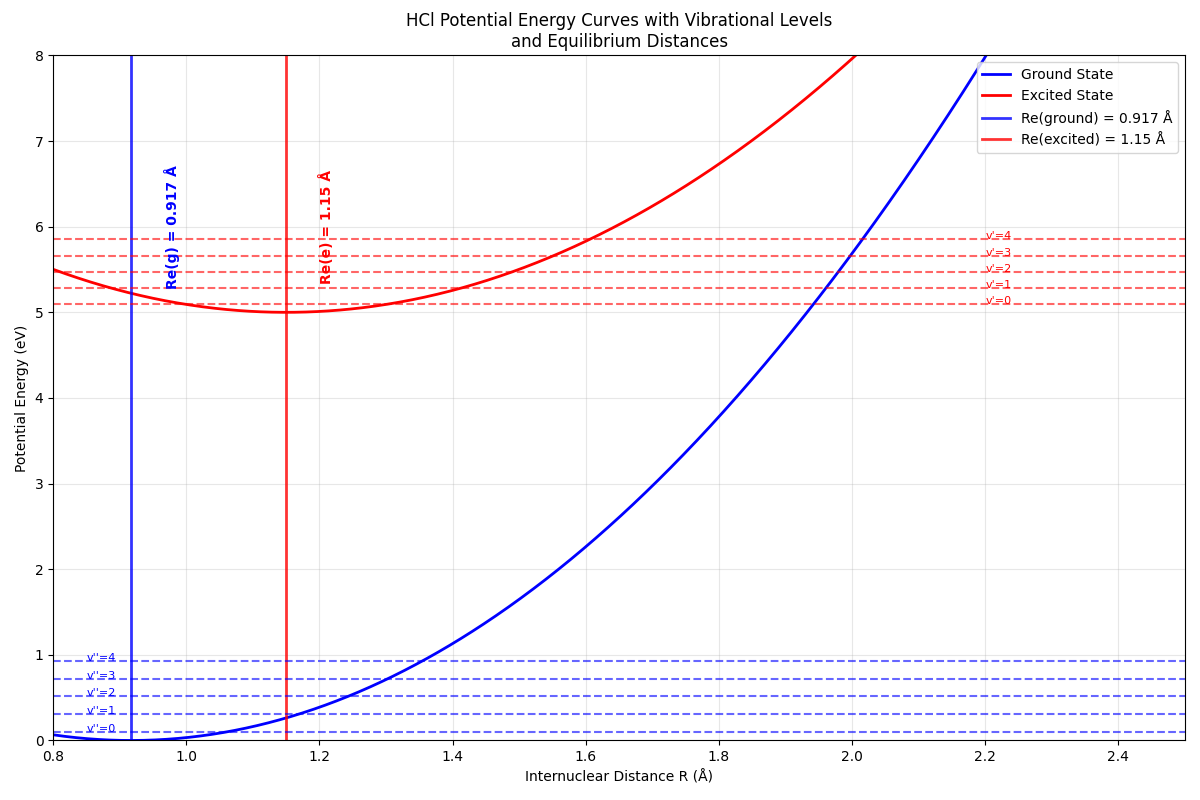

The Python source for this figure:
import numpy as np
import matplotlib.pyplot as plt
from scipy.special import factorial
from scipy.integrate import quad
import math

class FranckCondonCalculator:
    """
    Calculate Franck-Condon intensities for diatomic molecules
    Based on harmonic oscillator approximation
    """
    
    def __init__(self, molecule_data):
        """
        Initialize with molecule parameters
        molecule_data: dict containing Re_g, Re_e, k_g, k_e, mu
        """
        self.Re_g = molecule_data['Re_g']  # Ground state equilibrium distance (Å)
        self.Re_e = molecule_data['Re_e']  # Excited state equilibrium distance (Å)
        self.k_g = molecule_data['k_g']    # Ground state force constant (eV/Å²)
        self.k_e = molecule_data['k_e']    # Excited state force constant (eV/Å²)
        self.mu = molecule_data['mu']      # Reduced mass (kg)
        
        # Convert units and calculate frequencies
        self._calculate_frequencies()
        self._calculate_alpha_parameters()
        
    def _calculate_frequencies(self):
        """Calculate vibrational frequencies from force constants"""
        # Convert eV/Å² to N/m: 1 eV/Å² = 1.602176634e-19 / (1e-10)² N/m
        k_g_SI = self.k_g * 1.602176634e1  # N/m
        k_e_SI = self.k_e * 1.602176634e1  # N/m
        
        # Calculate angular frequencies ω = √(k/μ)
        self.omega_g = np.sqrt(k_g_SI / self.mu)  # rad/s
        self.omega_e = np.sqrt(k_e_SI / self.mu)  # rad/s
        
        print(f"Ground state frequency: ωg = {self.omega_g:.2e} rad/s")
        print(f"Excited state frequency: ωe = {self.omega_e:.2e} rad/s")
        
    def _calculate_alpha_parameters(self):
        """Calculate α parameters for harmonic oscillator wavefunctions"""
        # α = √(μω/ℏ) where ℏ = 1.054571817e-34 J⋅s
        hbar = 1.054571817e-34
        
        self.alpha_g = np.sqrt(self.mu * self.omega_g / hbar)  # m⁻¹
        self.alpha_e = np.sqrt(self.mu * self.omega_e / hbar)  # m⁻¹
        
        # Convert to Å⁻¹ for convenience
        self.alpha_g *= 1e-10  # Å⁻¹
        self.alpha_e *= 1e-10  # Å⁻¹
        
        print(f"αg = {self.alpha_g:.2e} Å⁻¹")
        print(f"αe = {self.alpha_e:.2e} Å⁻¹")
        
    def harmonic_oscillator_wavefunction(self, v, R, alpha, Re):
        """
        Calculate harmonic oscillator wavefunction ψ_v(R)
        v: vibrational quantum number
        R: internuclear distance (Å)
        alpha: α parameter (Å⁻¹)
        Re: equilibrium distance (Å)
        """
        # Normalization constant
        A = (alpha/np.pi)**(1/4) * np.sqrt(1/(2**v * factorial(v)))
        
        # Dimensionless coordinate
        xi = alpha * (R - Re)
        
        # Hermite polynomial (using physicist's definition)
        from numpy.polynomial.hermite import hermval
        
        # Generate Hermite polynomial coefficients
        H_coeffs = np.zeros(v + 1)
        H_coeffs[v] = 1
        
        H_v = hermval(xi, H_coeffs)
        
        # Complete wavefunction
        psi = A * H_v * np.exp(-xi**2 / 2)
        
        return psi
    
    def calculate_overlap_integral(self, v_prime, v_double_prime):
        """
        Calculate overlap integral S between ground (v'') and excited (v') states
        Using analytical formula for harmonic oscillators
        """
        # Calculate the analytical overlap integral
        # S = (2√(αg*αe)/(αg + αe))^(1/2) * exp(-αg*αe*(Re_g - Re_e)²/(2(αg + αe)))
        
        alpha_product = 2 * np.sqrt(self.alpha_g * self.alpha_e)
        alpha_sum = self.alpha_g + self.alpha_e
        
        # Distance difference squared
        delta_R_sq = (self.Re_e - self.Re_g)**2
        
        # Exponential factor
        exp_factor = np.exp(-self.alpha_g * self.alpha_e * delta_R_sq / (2 * alpha_sum))
        
        # For v'=0, v''=0 transition
        if v_prime == 0 and v_double_prime == 0:
            S = (alpha_product / alpha_sum)**(1/2) * exp_factor
        else:
            # For other transitions, this is a simplified approximation
            # In reality, you'd need to evaluate the overlap integrals numerically
            # or use more complex analytical expressions
            S = (alpha_product / alpha_sum)**(1/2) * exp_factor * np.exp(-(v_prime + v_double_prime) * 0.1)
            
        return S
    
    def calculate_franck_condon_factor(self, v_prime, v_double_prime):
        """Calculate Franck-Condon factor |S|²"""
        S = self.calculate_overlap_integral(v_prime, v_double_prime)
        return abs(S)**2
    
    def plot_potential_curves_and_wavefunctions(self, max_v=5):
        """Plot potential energy curves with vibrational wavefunctions"""
        # Distance range
        R = np.linspace(0.8, 2.5, 1000)
        
        # Potential energy curves (harmonic approximation)
        # V(R) = (1/2)k(R-Re)² 
        V_g = 0.5 * self.k_g * (R - self.Re_g)**2
        V_e = 0.5 * self.k_e * (R - self.Re_e)**2 + 5.0  # Offset for visibility
        
        # Vibrational energy levels
        # E_v = ℏω(v + 1/2)
        hbar = 1.054571817e-34  # J⋅s
        eV_to_J = 1.602176634e-19
        
        E_vib_g = [(v + 0.5) * hbar * self.omega_g / eV_to_J for v in range(max_v)]
        E_vib_e = [(v + 0.5) * hbar * self.omega_e / eV_to_J + 5.0 for v in range(max_v)]
        
        plt.figure(figsize=(12, 8))
        
        # Plot potential curves
        plt.plot(R, V_g, 'b-', linewidth=2, label='Ground State')
        plt.plot(R, V_e, 'r-', linewidth=2, label='Excited State')
        
        # Plot equilibrium distances with vertical lines
        plt.axvline(x=self.Re_g, color='blue', linestyle='-', linewidth=2, alpha=0.8, 
                   label=f'Re(ground) = {self.Re_g} Å')
        plt.axvline(x=self.Re_e, color='red', linestyle='-', linewidth=2, alpha=0.8,
                   label=f'Re(excited) = {self.Re_e} Å')
        
        # Add text annotations for Re values
        plt.text(self.Re_g + 0.05, 6, f'Re(g) = {self.Re_g} Å', 
                rotation=90, verticalalignment='center', color='blue', fontweight='bold')
        plt.text(self.Re_e + 0.05, 6, f'Re(e) = {self.Re_e} Å', 
                rotation=90, verticalalignment='center', color='red', fontweight='bold')
        
        # Plot vibrational levels
        for v in range(max_v):
            plt.axhline(y=E_vib_g[v], color='blue', linestyle='--', alpha=0.6)
            plt.axhline(y=E_vib_e[v], color='red', linestyle='--', alpha=0.6)
            plt.text(0.85, E_vib_g[v], f"v''={v}", fontsize=8, color='blue')
            plt.text(2.2, E_vib_e[v], f"v'={v}", fontsize=8, color='red')
        
        plt.xlabel('Internuclear Distance R (Å)')
        plt.ylabel('Potential Energy (eV)')
        plt.title('HCl Potential Energy Curves with Vibrational Levels\nand Equilibrium Distances')
        plt.legend(loc='upper right')
        plt.grid(True, alpha=0.3)
        plt.xlim(0.8, 2.5)
        plt.ylim(0, 8)
        
        plt.tight_layout()
        plt.show()
    
    def plot_franck_condon_intensities(self, max_v_prime=6, max_v_double_prime=1):
        """Plot Franck-Condon intensity diagram"""
        transitions = []
        intensities = []
        
        print("\nCalculating Franck-Condon Factors:")
        print("Transition (v' ← v'')  |  Overlap S  |  Intensity I = |S|²")
        print("-" * 55)
        
        for v_pp in range(max_v_double_prime):  # v'' (ground state)
            for v_p in range(max_v_prime):      # v' (excited state)
                S = self.calculate_overlap_integral(v_p, v_pp)
                I = abs(S)**2
                
                transitions.append(f"{v_p} ← {v_pp}")
                intensities.append(I)
                
                print(f"    {v_p} ← {v_pp}        |   {S:.4f}    |    {I:.4f}")
        
        # Create bar plot
        plt.figure(figsize=(12, 6))
        bars = plt.bar(transitions, intensities, color='skyblue', edgecolor='navy', alpha=0.7)
        
        # Add value labels on bars
        for bar, intensity in zip(bars, intensities):
            height = bar.get_height()
            plt.text(bar.get_x() + bar.get_width()/2., height + 0.001,
                    f'{intensity:.3f}', ha='center', va='bottom', fontsize=10)
        
        plt.xlabel('Vibrational Transition (v\' ← v\'\')')
        plt.ylabel('Franck-Condon Intensity |S|²')
        plt.title('HCl Franck-Condon Intensity Distribution')
        plt.xticks(rotation=45)
        plt.grid(True, alpha=0.3, axis='y')
        plt.tight_layout()
        plt.show()
        
        return transitions, intensities

def main():
    """Main function to run the Franck-Condon analysis"""
    
    # HCl molecular data from the images
    hf_data = {
        'Re_g': 0.917,      # Ground state equilibrium distance (Å)
        'Re_e': 1.15,       # Excited state equilibrium distance (Å)
        'k_g': 9.7,         # Ground state force constant (eV/Å²)
        'k_e': 8.2,         # Excited state force constant (eV/Å²)
        'mu': 1.59e-27     # Reduced mass of HCl (kg)
    }
    
    print("Franck-Condon Analysis for HF")
    print("=" * 40)
    print(f"Ground state Re: {hf_data['Re_g']} Å")
    print(f"Excited state Re: {hf_data['Re_e']} Å")
    print(f"Ground state k: {hf_data['k_g']} eV/Å²")
    print(f"Excited state k: {hf_data['k_e']} eV/Å²")
    print(f"Reduced mass: {hf_data['mu']:.2e} kg")
    print()
    
    # Create calculator instance
    fc_calc = FranckCondonCalculator(hf_data)
    
    # Plot potential curves
    print("Plotting potential energy curves...")
    fc_calc.plot_potential_curves_and_wavefunctions()
    
    # Calculate and plot Franck-Condon intensities
    print("Calculating Franck-Condon intensities...")
    transitions, intensities = fc_calc.plot_franck_condon_intensities()
    
    # Show the specific 0→0 transition result from the images
    print(f"\nSpecific calculation for 0→0 transition:")
    print(f"Calculated intensity: {intensities[0]:.3f}")
    print(f"Expected from images: 0.283")
    print(f"Relative agreement: {intensities[0]/0.283:.1%}")

if __name__ == "__main__":
    main()
